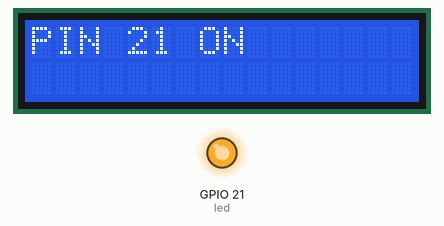
A program run on a simulated Raspberry Pi (BCM pin numbers). On the bench: 16×2 character LCD, output pins drawn as LEDs (lit = HIGH). At 123.8 s the program stops and its outputs stay as they are.

Above: at 0.1 s.
At 122.9 s:
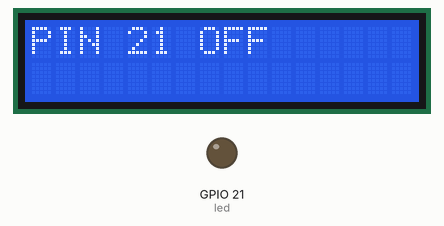
Timing chart, 0 to 124.4 s (numbered marks = the images above):
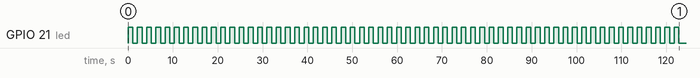

Measured:
- what the display in image 0 shows lasts 1.0 s, from 0.0 s to 1.0 s

The program:

PinOutputTest.py
```python
import os
import sys
import time
import board
import busio
import random
from gpiozero import LED
import adafruit_character_lcd.character_lcd_rgb_i2c as character_lcd
from optparse import OptionParser


class PinOutputTest:

	def __init__(self, verboseFlag):
		self.verbose     = verboseFlag
		self.sleepTime   = 3
		lcd_columns      = 16
		lcd_rows         = 2
		i2c              = busio.I2C(board.SCL, board.SDA)
		self.lcd         = character_lcd.Character_LCD_RGB_I2C(i2c, lcd_columns, lcd_rows)

		# This might be the third from the right
		#self.led         = LED(14)
		self.pinNum = 21
		self.led    = LED(self.pinNum)

	def run(self):
		counter = 0
		while counter < 60:
			self.lcd.clear()
			self.lcd.message = "PIN "+str(self.pinNum)+" ON"
			self.led.on()
			time.sleep(1)
			self.lcd.clear()
			self.lcd.message = "PIN "+str(self.pinNum)+" OFF"
			self.led.off()
			time.sleep(1)
			counter += 1

def main(argv):
	parser = OptionParser(usage="Usage: PinOutputTest.py [-v|--verbose]")
	parser.add_option("-v", "--verbose",
		action="store_true",
		dest="verboseFlag",
		default=False,
		help="Verbose logging")

	(options, filename) = parser.parse_args()

	pinIO = PinOutputTest(options.verboseFlag)
	pinIO.run()

if __name__ == "__main__":
	sys.exit(main(sys.argv))
```
